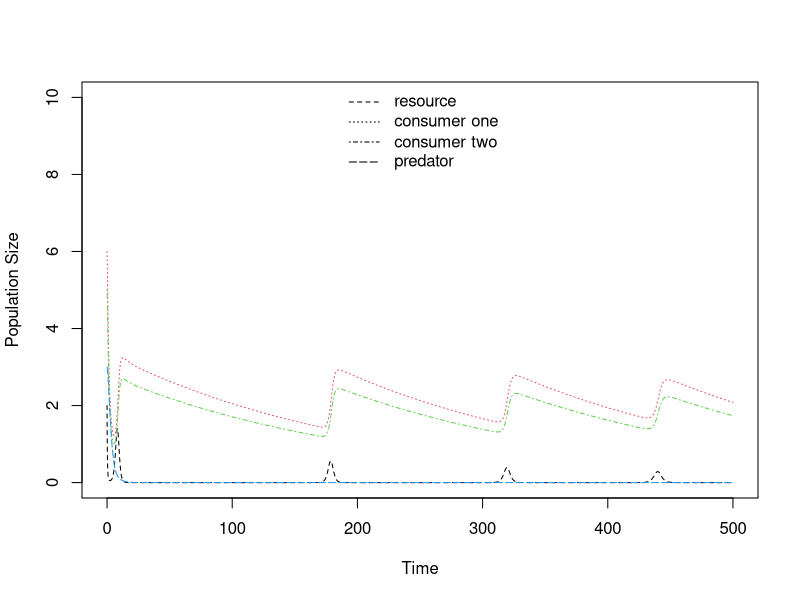
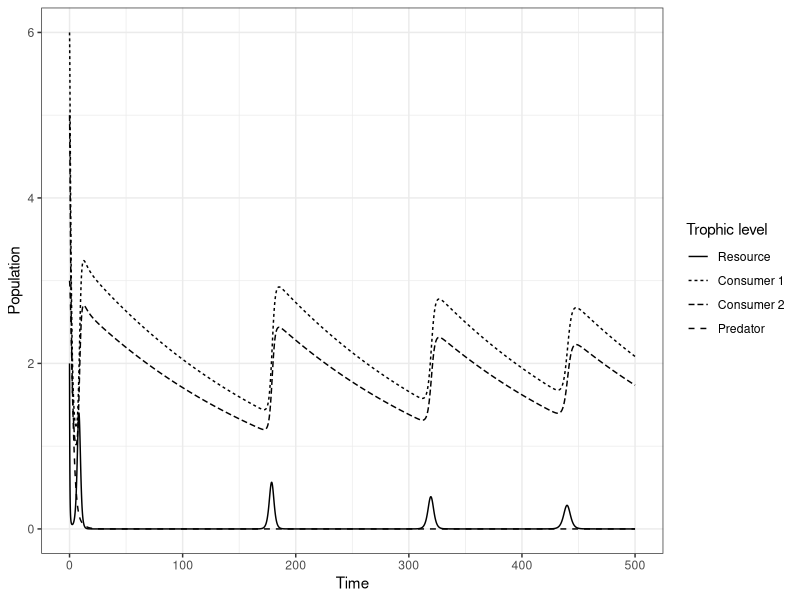

These figures' R source, in order:
library(deSolve)
library(ggplot2)
#From Abrams 1993. Effect of Increased Productivity on the Abundances of Trophic Levels.
#The American Naturalist, Vol. 141, No. 3. (Mar., 1993), pp. 351-371
#URL: http://links.jstor.org/sici?sici=0003-0147%28199303%29141%3A3%3C351%3AEOIPOT%3E2.0.CO%3B2-%23
#Model based on figure 2.21.

####FUNCTION####
predprey.log.prey <- function(t, y, params) {
  R <- y[1]
  C1 <- y[2]
  C2 <- y[3]
  P <- y[4]
  
  with(as.list(params), {
    dR.dt <- r * R * (1 - R / k) - a1 * R * C1 - a2 * R * C2
    dC1.dt <- e1 * a1 * R * C1 - a3 * C1 * P - dC * C1 #Try this without the natural mortality of the consumer
    dC2.dt <- e2 * a2 * R * C2 - a4 * C2 * P - dC * C2 #Try this without the natural mortality of the consumer
    dP.dt <-  e3 * a3 * C1 * P + e4 * a4 * C2 * P - d * P
    return(list(c(dR.dt, dC1.dt, dC2.dt, dP.dt)))
  })
}

r <- 2 #Intrinsic growth of resource (logistic)
e1 <- 0.5 #Efficacy of take-up from resource to consumer 1
e2 <- 0.5 #Efficacy of take-up from resource to consumer 2
e3 <- 0.2 #Efficacy of take-up from consumer 1 to predator
e4 <- 0.2 #Efficacy of take-up from consumer 2 to predator

a1 <- 0.5 #Attack rate of consumer 1 on resource
a2 <- 0.5 #Attack rate of consumer 2 on resource
a3 <- 0.2 #Attack rate of predator on consumer 1
a4 <- 0.2 #Attack rate of predator on consumer 2

d <- 0.5 #Mortality of predator
dC <- 0.005 #Mortality of consumers
k <- 10 #Carrying capacity of resource

R0 <- 2 #Initial resource population
C10 <- 6 #Initial consumer 1 population
C20 <- 5 #Initial consumer 2 population
P0 <- 3 #Initial predator population
params.log.prey1 <- c(r = r, e1 = e1, e2 = e2, e3 = e3, e4 = e4, a1 = a1, a2 = a2, a3 = a3, a4 = a4, d = d, k = k, dC = dC)
MaxTime <- 500
Time <- seq(0, MaxTime, by = 0.1)
log.prey.out <- ode(c(R0, C10, C20, P0), Time, predprey.log.prey, params.log.prey1)

####PLOTTING####
matplot(Time, (log.prey.out[, 2:5]), type = "l", lty = 2:5, col = c(1, 2, 3, 4), ylab = "Population Size", xlab="Time", ylim = c(0,10))
legend("top", c(expression("resource"), expression("consumer one"), expression("consumer two"), expression("predator")), lty = 2:5, bty = "n")

####PLOT WITH GGOPLOT####
library(ggplot2)
library(tidyr)
#Reshape to long format
log.prey.out <- as.data.frame(log.prey.out)
log.prey.out$time <- as.numeric(log.prey.out$time)
log.prey.out <- gather(log.prey.out, key = "Trophic level", value = "Population_size", -time)
#Plot
ggplot(data = log.prey.out, aes(x = time, y = Population_size, linetype = `Trophic level`)) +
  geom_line() +
  theme_bw() + 
  labs(x = "Time", y = "Population") +
  scale_linetype_discrete(labels=c('Resource', 'Consumer 1','Consumer 2', 'Predator'))
